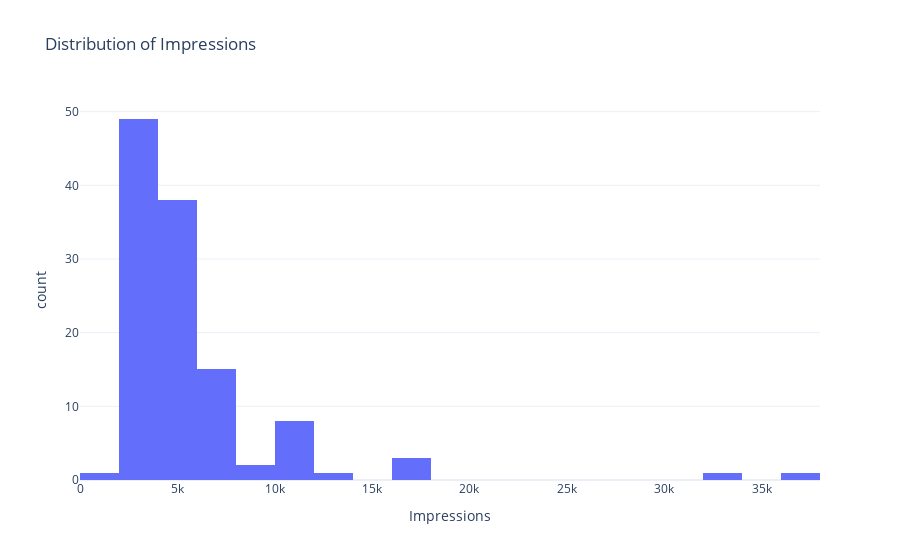
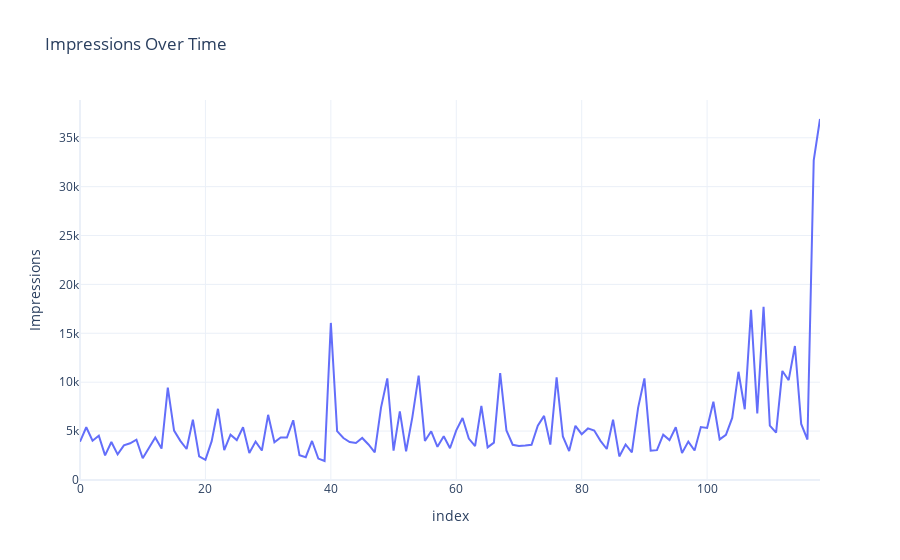
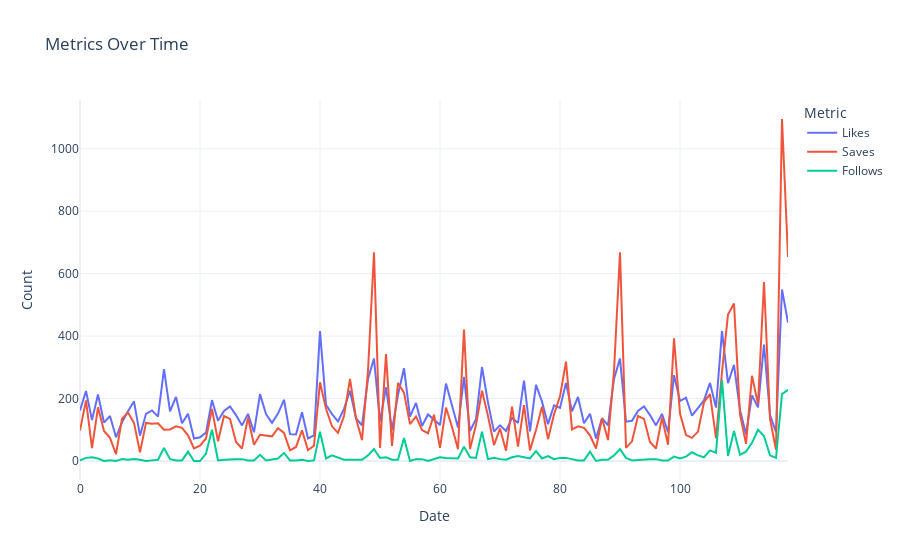
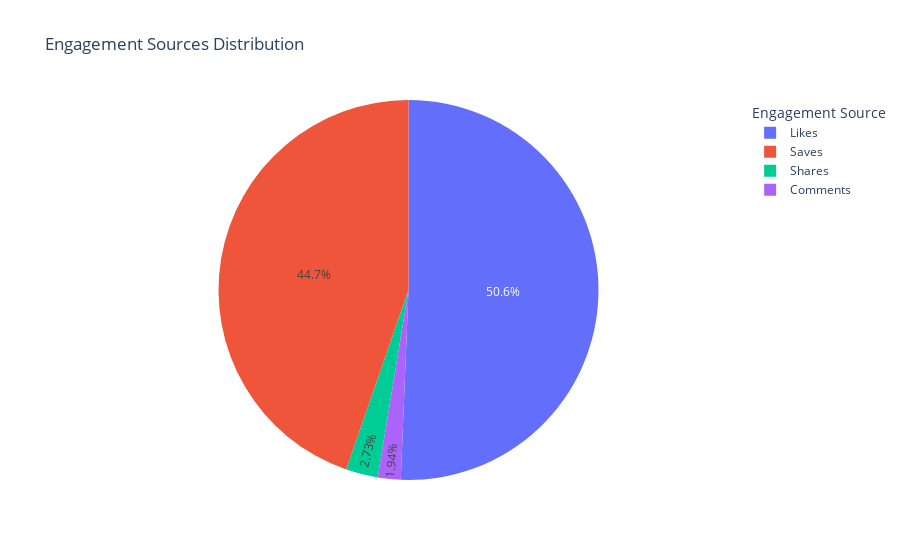

These figures' notebook cell, in order:
### Code cell
import pandas as pd
import plotly.express as px
import plotly.graph_objects as go
import plotly.io as pio
from wordcloud import WordCloud

pio.templates.default = "plotly_white"

data = pd.read_csv("Instagram data.csv", encoding="latin1")

print(data.info())

print(data.isnull().sum())

fig = px.histogram(data, x="Impressions", title="Distribution of Impressions")
fig.show()

fig2 = px.line(data, x=data.index, y="Impressions", title="Impressions Over Time")
fig2.update_xaxes(title_text='index')
fig2.update_yaxes(title_text='Impressions')
fig2.show()

metrics_fig = px.line(data,
                      x=data.index,
                      y=["Likes", "Saves", "Follows"],
                      title="Metrics Over Time",
                      labels={"value": "Count", "variable": "Metric"})
metrics_fig.update_xaxes(title_text='Date')
metrics_fig.update_yaxes(title_text='Count')
metrics_fig.show()

engagement_sources_columns = ['Likes', 'Saves', 'Shares', 'Comments']
engagement_sources_counts = data[engagement_sources_columns].sum()
engagement_sources_fig = go.Figure(
    data=[go.Pie(labels=engagement_sources_counts.index,
                 values=engagement_sources_counts.values)]
)
engagement_sources_fig.update_layout(
    title_text="Engagement Sources Distribution",
    legend_title_text='Engagement Source'
)
engagement_sources_fig.show()
fig3 = go.Figure()

fig3.show()
scatter_fig = px.scatter(data, x="Profile Visits", y="Follows", 
                        title="Profile Visits vs. Follows",
                        labels={"Profile Visits": "Profile Visits", "Follows": "Follows"})
scatter_fig.update_xaxes(title_text='Profile Visits')
scatter_fig.update_yaxes(title_text='Follows')
scatter_fig.show()

### Figure 1 — Plotly figure (JSON) as saved in the notebook; plotly's stock layout.template omitted (floating-point values rounded to 4 significant figures)
{"data": [{"alignmentgroup": "True", "bingroup": "x", "hovertemplate": "Impressions=%{x}<br>count=%{y}<extra></extra>", "legendgroup": "", "marker": {"color": "#636efa", "pattern": {"shape": ""}}, "name": "", "offsetgroup": "", "orientation": "v", "showlegend": false, "type": "histogram", "x": [3920, 5394, 4021, 4528, 2518, 3884, 2621, 3541, 3749, 4115, 2218, 3234, 4344, 3216, 9453, 5055, 4002, 3169, 6168, 2407, 2064, 3973, 7281, 3052, 4628, 4082, 5394, 2766, 3924, 3015, 6666, 3854, 4355, 4343, 6108, 2523, 2327, 3990, 2191, 1941, 16062, 4998, 4289, 3880, 3786, 4298, 3630, 2826, 7407, 10386, 2998, 7018, 2941, 6432, 10667, 3988, 4978, 3388, 4467, 3246, 5072, 6339, 4239, 3454, 7571, 3333, 3818, 10933, 5058, 3601, 3480, 3525, 3606, 5542, 6559, 3623, 10493, 4446, 2957, 5538, 4681, 5273, 5055, 4002, 3169, 6168, 2407, 3630, 2826, 7407, 10386, 2998, 3052, 4628, 4082, 5394, 2766, 3924, 3015, 5409, 5323, 8001, 4150, 4609, 6348, 11068, 7231, 17396, 6814, 17713, 5563, 4842, 11149, 10206, 13700, 5731, 4139, 32695, 36919], "xaxis": "x", "yaxis": "y"}], "layout": {"autosize": true, "barmode": "relative", "legend": {"tracegroupgap": 0}, "title": {"text": "Distribution of Impressions"}, "xaxis": {"anchor": "y", "autorange": true, "domain": [0, 1], "range": [-0.5, 38000.0], "title": {"text": "Impressions"}, "type": "linear"}, "yaxis": {"anchor": "x", "autorange": true, "domain": [0, 1], "range": [0, 51.58], "title": {"text": "count"}}}}

### Figure 2 — Plotly figure (JSON) as saved in the notebook; plotly's stock layout.template omitted (floating-point values rounded to 4 significant figures)
{"data": [{"hovertemplate": "index=%{x}<br>Impressions=%{y}<extra></extra>", "legendgroup": "", "line": {"color": "#636efa", "dash": "solid"}, "marker": {"symbol": "circle"}, "mode": "lines", "name": "", "orientation": "v", "showlegend": false, "type": "scatter", "x": [0, 1, 2, 3, 4, 5, 6, 7, 8, 9, 10, 11, 12, 13, 14, 15, 16, 17, 18, 19, 20, 21, 22, 23, 24, 25, 26, 27, 28, 29, 30, 31, 32, 33, 34, 35, 36, 37, 38, 39, 40, 41, 42, 43, 44, 45, 46, 47, 48, 49, 50, 51, 52, 53, 54, 55, 56, 57, 58, 59, 60, 61, 62, 63, 64, 65, 66, 67, 68, 69, 70, 71, 72, 73, 74, 75, 76, 77, 78, 79, 80, 81, 82, 83, 84, 85, 86, 87, 88, 89, 90, 91, 92, 93, 94, 95, 96, 97, 98, 99, 100, 101, 102, 103, 104, 105, 106, 107, 108, 109, 110, 111, 112, 113, 114, 115, 116, 117, 118], "xaxis": "x", "y": [3920, 5394, 4021, 4528, 2518, 3884, 2621, 3541, 3749, 4115, 2218, 3234, 4344, 3216, 9453, 5055, 4002, 3169, 6168, 2407, 2064, 3973, 7281, 3052, 4628, 4082, 5394, 2766, 3924, 3015, 6666, 3854, 4355, 4343, 6108, 2523, 2327, 3990, 2191, 1941, 16062, 4998, 4289, 3880, 3786, 4298, 3630, 2826, 7407, 10386, 2998, 7018, 2941, 6432, 10667, 3988, 4978, 3388, 4467, 3246, 5072, 6339, 4239, 3454, 7571, 3333, 3818, 10933, 5058, 3601, 3480, 3525, 3606, 5542, 6559, 3623, 10493, 4446, 2957, 5538, 4681, 5273, 5055, 4002, 3169, 6168, 2407, 3630, 2826, 7407, 10386, 2998, 3052, 4628, 4082, 5394, 2766, 3924, 3015, 5409, 5323, 8001, 4150, 4609, 6348, 11068, 7231, 17396, 6814, 17713, 5563, 4842, 11149, 10206, 13700, 5731, 4139, 32695, 36919], "yaxis": "y"}], "layout": {"autosize": true, "legend": {"tracegroupgap": 0}, "title": {"text": "Impressions Over Time"}, "xaxis": {"anchor": "y", "autorange": true, "domain": [0, 1], "range": [0, 118], "title": {"text": "index"}, "type": "linear"}, "yaxis": {"anchor": "x", "autorange": true, "domain": [0, 1], "range": [-2.222, 38860.0], "title": {"text": "Impressions"}, "type": "linear"}}}

### Figure 3 — Plotly figure (JSON) as saved in the notebook; plotly's stock layout.template omitted (floating-point values rounded to 4 significant figures)
{"data": [{"hovertemplate": "Metric=Likes<br>index=%{x}<br>Count=%{y}<extra></extra>", "legendgroup": "Likes", "line": {"color": "#636efa", "dash": "solid"}, "marker": {"symbol": "circle"}, "mode": "lines", "name": "Likes", "orientation": "v", "showlegend": true, "type": "scatter", "x": [0, 1, 2, 3, 4, 5, 6, 7, 8, 9, 10, 11, 12, 13, 14, 15, 16, 17, 18, 19, 20, 21, 22, 23, 24, 25, 26, 27, 28, 29, 30, 31, 32, 33, 34, 35, 36, 37, 38, 39, 40, 41, 42, 43, 44, 45, 46, 47, 48, 49, 50, 51, 52, 53, 54, 55, 56, 57, 58, 59, 60, 61, 62, 63, 64, 65, 66, 67, 68, 69, 70, 71, 72, 73, 74, 75, 76, 77, 78, 79, 80, 81, 82, 83, 84, 85, 86, 87, 88, 89, 90, 91, 92, 93, 94, 95, 96, 97, 98, 99, 100, 101, 102, 103, 104, 105, 106, 107, 108, 109, 110, 111, 112, 113, 114, 115, 116, 117, 118], "xaxis": "x", "y": [162, 224, 131, 213, 123, 144, 76, 124, 159, 191, 81, 151, 162, 142, 294, 159, 205, 121, 151, 72, 76, 91, 195, 129, 160, 175, 147, 114, 151, 92, 214, 150, 122, 152, 196, 86, 85, 156, 72, 82, 416, 180, 150, 127, 167, 225, 137, 114, 263, 328, 126, 236, 99, 212, 297, 142, 186, 112, 149, 132, 115, 248, 178, 107, 269, 96, 134, 301, 187, 94, 114, 96, 138, 122, 257, 95, 244, 190, 118, 178, 170, 250, 159, 205, 121, 151, 72, 137, 114, 263, 328, 126, 129, 160, 175, 147, 114, 151, 92, 275, 192, 203, 145, 168, 194, 250, 171, 416, 249, 308, 163, 86, 210, 172, 373, 148, 92, 549, 443], "yaxis": "y"}, {"hovertemplate": "Metric=Saves<br>index=%{x}<br>Count=%{y}<extra></extra>", "legendgroup": "Saves", "line": {"color": "#EF553B", "dash": "solid"}, "marker": {"symbol": "circle"}, "mode": "lines", "name": "Saves", "orientation": "v", "showlegend": true, "type": "scatter", "x": [0, 1, 2, 3, 4, 5, 6, 7, 8, 9, 10, 11, 12, 13, 14, 15, 16, 17, 18, 19, 20, 21, 22, 23, 24, 25, 26, 27, 28, 29, 30, 31, 32, 33, 34, 35, 36, 37, 38, 39, 40, 41, 42, 43, 44, 45, 46, 47, 48, 49, 50, 51, 52, 53, 54, 55, 56, 57, 58, 59, 60, 61, 62, 63, 64, 65, 66, 67, 68, 69, 70, 71, 72, 73, 74, 75, 76, 77, 78, 79, 80, 81, 82, 83, 84, 85, 86, 87, 88, 89, 90, 91, 92, 93, 94, 95, 96, 97, 98, 99, 100, 101, 102, 103, 104, 105, 106, 107, 108, 109, 110, 111, 112, 113, 114, 115, 116, 117, 118], "xaxis": "x", "y": [98, 194, 41, 172, 96, 74, 22, 135, 155, 122, 28, 122, 119, 121, 100, 101, 111, 106, 82, 40, 49, 72, 167, 63, 144, 135, 61, 40, 139, 52, 84, 81, 79, 105, 90, 34, 45, 98, 35, 49, 252, 167, 111, 90, 144, 263, 137, 67, 288, 668, 42, 342, 48, 250, 219, 118, 143, 99, 89, 148, 42, 171, 109, 38, 421, 38, 116, 225, 144, 51, 104, 33, 174, 46, 179, 34, 99, 174, 70, 149, 207, 318, 101, 111, 106, 82, 40, 137, 67, 288, 668, 42, 63, 144, 135, 61, 40, 139, 52, 393, 152, 83, 74, 94, 188, 214, 73, 285, 469, 504, 149, 55, 273, 182, 573, 135, 36, 1095, 653], "yaxis": "y"}, {"hovertemplate": "Metric=Follows<br>index=%{x}<br>Count=%{y}<extra></extra>", "legendgroup": "Follows", "line": {"color": "#00cc96", "dash": "solid"}, "marker": {"symbol": "circle"}, "mode": "lines", "name": "Follows", "orientation": "v", "showlegend": true, "type": "scatter", "x": [0, 1, 2, 3, 4, 5, 6, 7, 8, 9, 10, 11, 12, 13, 14, 15, 16, 17, 18, 19, 20, 21, 22, 23, 24, 25, 26, 27, 28, 29, 30, 31, 32, 33, 34, 35, 36, 37, 38, 39, 40, 41, 42, 43, 44, 45, 46, 47, 48, 49, 50, 51, 52, 53, 54, 55, 56, 57, 58, 59, 60, 61, 62, 63, 64, 65, 66, 67, 68, 69, 70, 71, 72, 73, 74, 75, 76, 77, 78, 79, 80, 81, 82, 83, 84, 85, 86, 87, 88, 89, 90, 91, 92, 93, 94, 95, 96, 97, 98, 99, 100, 101, 102, 103, 104, 105, 106, 107, 108, 109, 110, 111, 112, 113, 114, 115, 116, 117, 118], "xaxis": "x", "y": [2, 10, 12, 8, 0, 2, 0, 6, 4, 6, 4, 0, 2, 4, 42, 6, 2, 2, 30, 0, 0, 24, 100, 2, 4, 6, 6, 6, 2, 2, 20, 2, 4, 8, 26, 2, 2, 4, 0, 2, 94, 8, 18, 10, 4, 4, 4, 4, 18, 38, 10, 12, 4, 4, 74, 0, 6, 6, 0, 6, 12, 10, 8, 8, 46, 12, 10, 94, 6, 10, 6, 4, 12, 16, 12, 8, 32, 8, 16, 6, 10, 10, 6, 2, 2, 30, 0, 4, 4, 18, 38, 10, 2, 4, 6, 6, 6, 2, 2, 14, 8, 14, 28, 18, 12, 34, 26, 260, 16, 96, 20, 30, 58, 100, 80, 18, 10, 214, 228], "yaxis": "y"}], "layout": {"autosize": true, "legend": {"title": {"text": "Metric"}, "tracegroupgap": 0}, "title": {"text": "Metrics Over Time"}, "xaxis": {"anchor": "y", "autorange": true, "domain": [0, 1], "range": [0, 118], "title": {"text": "Date"}, "type": "linear"}, "yaxis": {"anchor": "x", "autorange": true, "domain": [0, 1], "range": [-60.83, 1156.0], "title": {"text": "Count"}, "type": "linear"}}}

### Figure 4 — Plotly figure (JSON) as saved in the notebook; plotly's stock layout.template omitted (floating-point values rounded to 4 significant figures)
{"data": [{"labels": ["Likes", "Saves", "Shares", "Comments"], "type": "pie", "values": [20680, 18244, 1114, 793]}], "layout": {"autosize": true, "legend": {"title": {"text": "Engagement Source"}}, "title": {"text": "Engagement Sources Distribution"}}}
